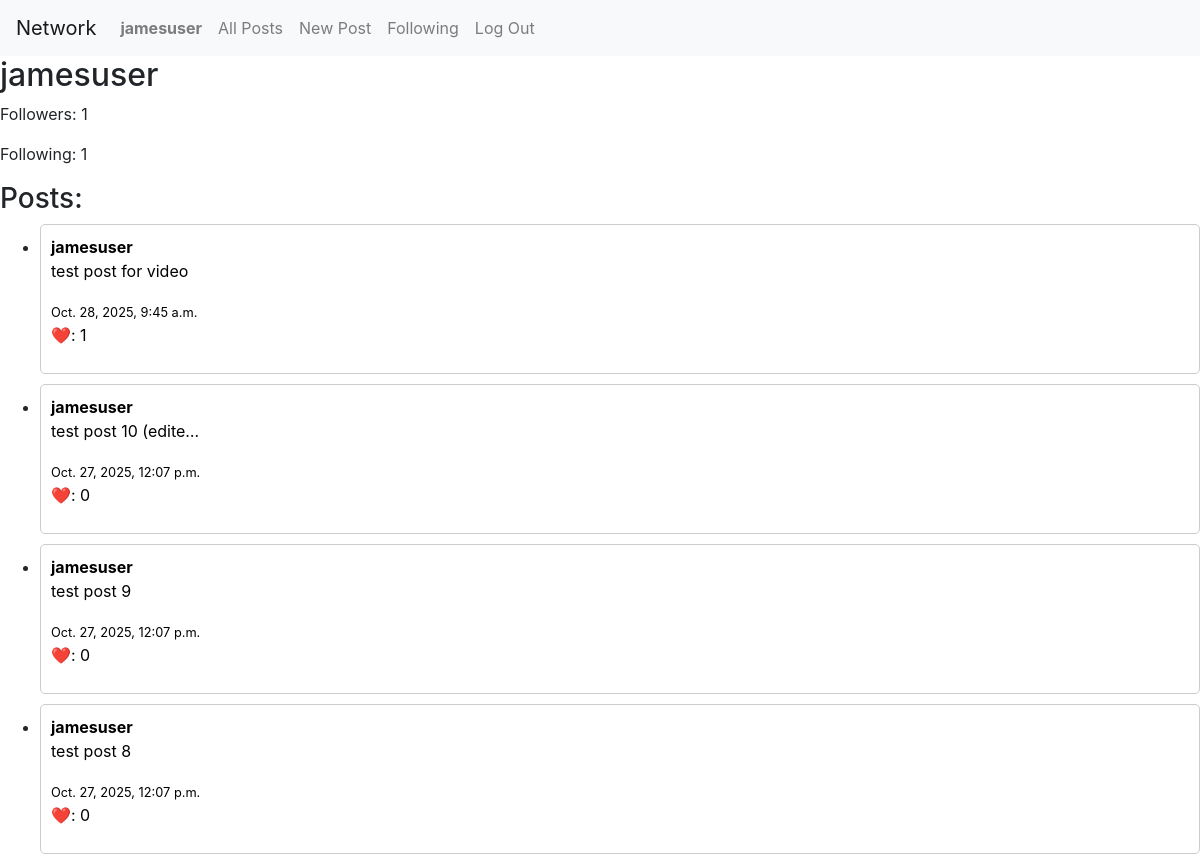
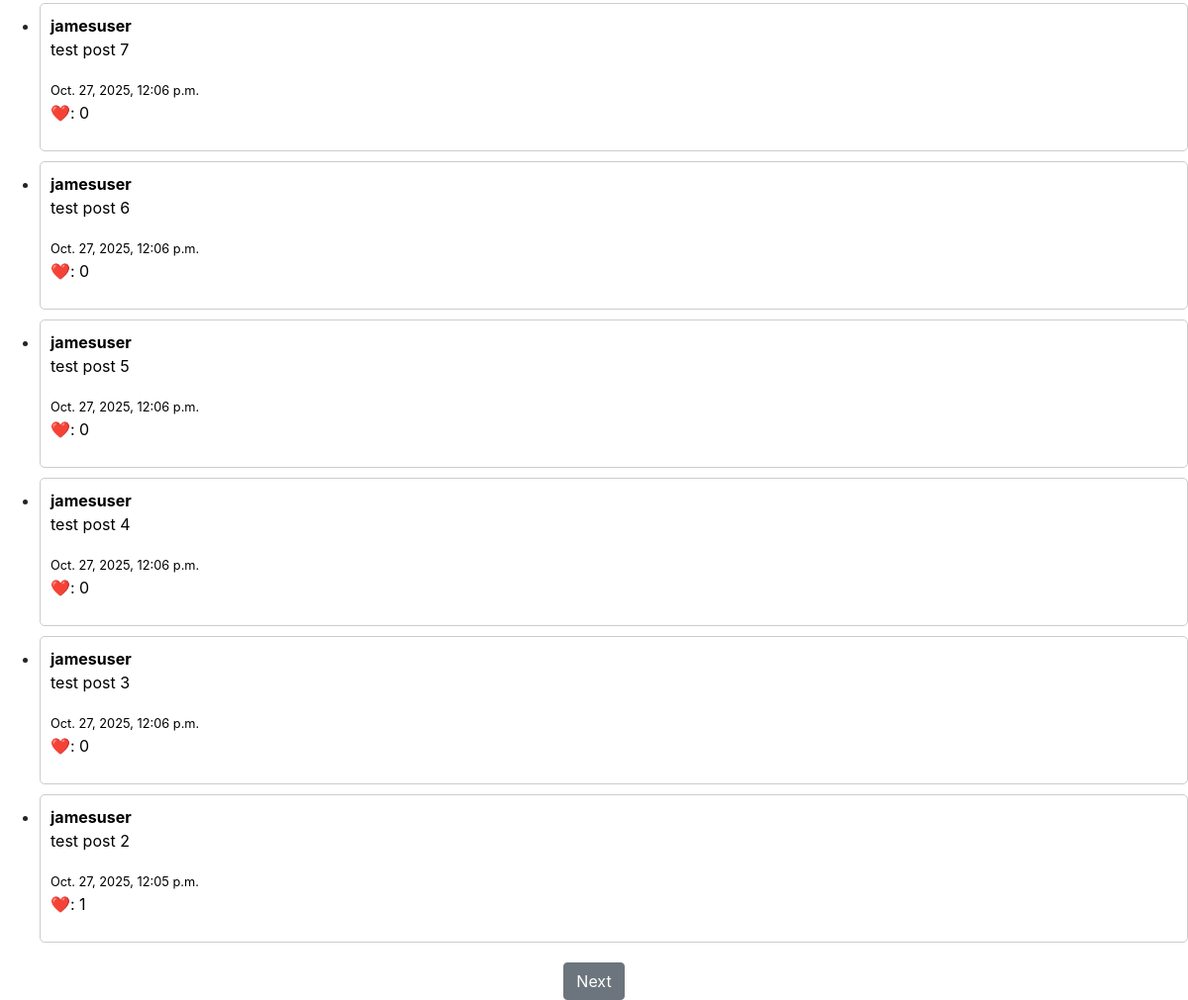
Screenshot of /profile/3/page/1/ (signed in) with the database file from the repository (2 pictures, top to bottom).
### network/models.py (models this page shows, shortened)
class User(AbstractUser):
    followers = models.ManyToManyField("self", symmetrical=False, related_name="following", blank=True)

class Post(models.Model):
    poster = models.ForeignKey(User, on_delete=models.CASCADE, related_name="posts")
    content = models.TextField(blank=False)
    timestamp = models.DateTimeField(auto_now_add=True)
    likes = models.ManyToManyField(User, related_name="liked_posts", blank=True, default=None)

### network/views.py (the view)
# urls.py: path("profile/<int:user_id>/page/<int:page_number>/", views.profile, name="profile"),
@login_required
def profile(request, user_id, page_number):
    try:
        user = User.objects.get(id=user_id)
    except User.DoesNotExist:
        return HttpResponse("User not found.", status=404)
    profile_posts = Post.objects.filter(poster=user).order_by('-timestamp')
    paginator = Paginator(profile_posts, POSTS_PER_PAGE)
    try:
        posts = paginator.page(page_number)
    except PageNotAnInteger:
        posts = paginator.page(1)
    except EmptyPage:
        posts = paginator.page(paginator.num_pages)
    return render(request, "network/profile.html", {
        "profile_user": user,
        "posts": posts
    })

### network/templates/network/profile.html (shortened to what this page needs)
{% extends "network/layout.html" %}
{% block body %}
    <h2>{{ profile_user.username }}</h2>
    <p>Followers: {{ profile_user.followers.count }}</p>
    <p>Following: {{ profile_user.following.count }}</p>
    <h3>Posts:</h3>
    {% if posts %}
        <ul>
            {% for post in posts %}
                <li><a class="post-anchor" href="{% url 'post_detail' post_id=post.id %}">
                    <div class="post">
                        <strong>{{ post.poster.username }}</strong>
                        <p>{{ post.content|truncatechars:20 }}</p>
                        <small>{{ post.timestamp }}</small>
                        <p>❤️: {{ post.likes.count }}</p>
                    </div>
                </a></li>
            {% endfor %}
        </ul>
    {% else %}
        <p>No posts by {{ profile_user.username }}.</p>
    {% endif %}
    <div class="pagination-buttons">
    {% if posts.has_next %}
        <a id="next-button" class="btn btn-secondary" href="{% url 'profile' user_id=profile_user.id page_number=posts.next_page_number %}">Next</a>
    {% endif %}
    </div>
{% endblock %}

### network/templates/network/layout.html (shortened to what this page needs)
{% load static %}
<!DOCTYPE html>
<html lang="en">
    <head>
        <link rel="stylesheet" href="https://stackpath.bootstrapcdn.com/bootstrap/4.4.1/css/bootstrap.min.css">
        <link href="{% static 'network/styles.css' %}" rel="stylesheet">
    </head>
    <body>
        <nav class="navbar navbar-expand-lg navbar-light bg-light">
            <a class="navbar-brand" href="#">Network</a>
            <div>
              <ul class="navbar-nav mr-auto">
                {% if request.user.is_authenticated %}
                    <li class="nav-item">
                    <a class="nav-link" href="{% url 'profile' user_id=request.user.id page_number=1 %}"><strong>{{ user.username }}</strong></a>
                    </li>
                {% endif %}
                <li class="nav-item">
                  <a class="nav-link" href="{% url 'index' %}">All Posts</a>
                </li>
                {% if request.user.is_authenticated %}
                    <li class="nav-item">
                        <a class="nav-link" href="{% url 'newpost' %}">New Post</a>
                    <li class="nav-item">
                        <a class="nav-link" href="{% url 'following' page_number=1 %}">Following</a>
                    </li>
                    <li class="nav-item">
                        <a class="nav-link" href="{% url 'logout' %}">Log Out</a>
                    </li>
                {% endif %}
              </ul>
            </div>
          </nav>
        <div class="body">
            {% block body %}
            {% endblock %}
        </div>
    </body>
</html>

### network/static/network/styles.css (style rules this page uses)
.post { border: 1px solid #ccc; padding: 10px; margin-bottom: 10px; border-radius: 5px; background-color: white; }
.post-anchor { text-decoration: none; color: black; }
.pagination-buttons { display: flex; justify-content: center; margin-top: 20px; gap: 10px; }

### rows the page displays
User: username "jamesuser", followers.count "1", following.count "1"
Post: poster.username "jamesuser", content "test post for video", timestamp "Oct. 28, 2025, 9:45 a.m.", likes.count "1"
Post: poster.username "jamesuser", content "test post 10 (edite…", timestamp "Oct. 27, 2025, 12:07 p.m.", likes.count "0"
Post: poster.username "jamesuser", content "test post 9", timestamp "Oct. 27, 2025, 12:07 p.m.", likes.count "0"
Post: poster.username "jamesuser", content "test post 8", timestamp "Oct. 27, 2025, 12:07 p.m.", likes.count "0"
Post: poster.username "jamesuser", content "test post 7", timestamp "Oct. 27, 2025, 12:06 p.m.", likes.count "0"
Post: poster.username "jamesuser", content "test post 6", timestamp "Oct. 27, 2025, 12:06 p.m.", likes.count "0"
Post: poster.username "jamesuser", content "test post 5", timestamp "Oct. 27, 2025, 12:06 p.m.", likes.count "0"
Post: poster.username "jamesuser", content "test post 4", timestamp "Oct. 27, 2025, 12:06 p.m.", likes.count "0"
Post: poster.username "jamesuser", content "test post 3", timestamp "Oct. 27, 2025, 12:06 p.m.", likes.count "0"
Post: poster.username "jamesuser", content "test post 2", timestamp "Oct. 27, 2025, 12:05 p.m.", likes.count "1"
